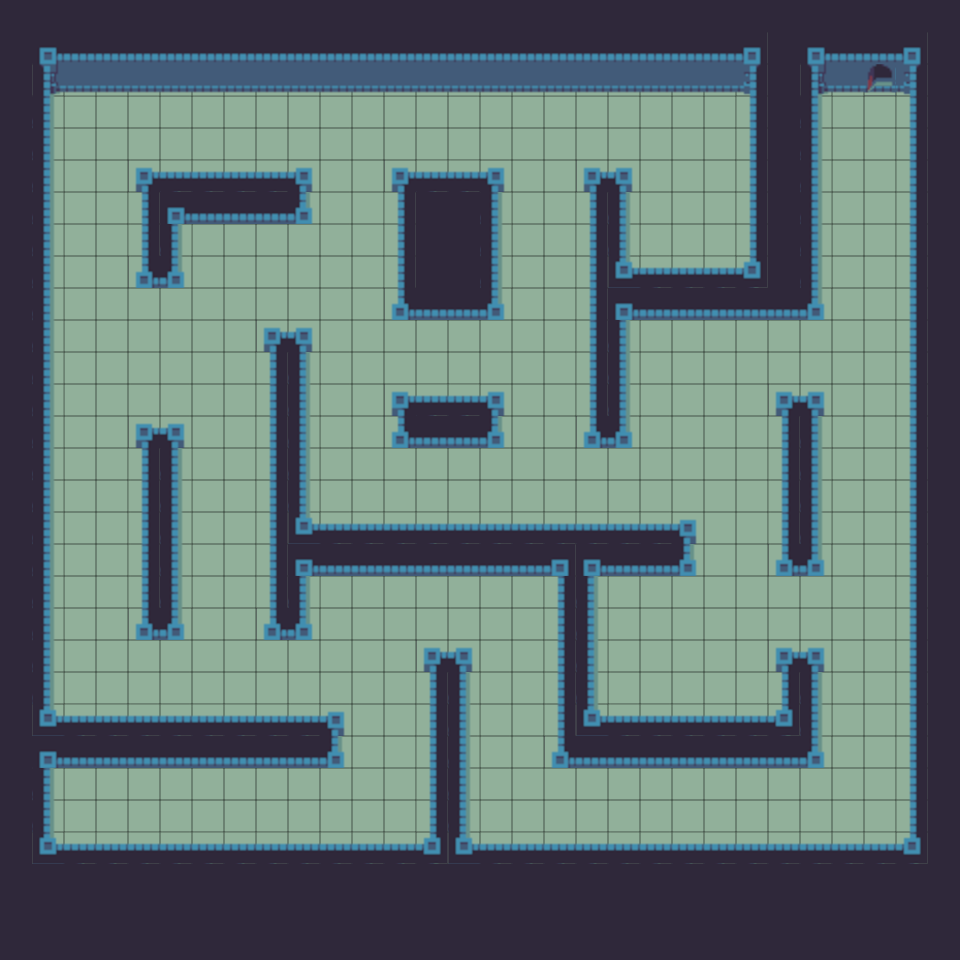

Below is a game level as drawn by its tile map, then a one-line description and the .tmx that defines it (tile-layer data replaced by summaries):
An orthogonal 30x30 tile map with 32x32 px tiles, 3 tile layers (Background, Foreground, Objects), 1 hidden layer not drawn, 2 tilesets.

<map version="1.5" tiledversion="1.7.2" orientation="orthogonal" renderorder="right-down" width="30" height="30" tilewidth="32" tileheight="32" infinite="0" nextlayerid="5" nextobjectid="1">
 <tileset firstgid="1" source="32x32_tileset.tsx" />
 <tileset firstgid="241" source="tile_set.tsx" />
 <layer id="1" name="Background" width="30" height="30">
  <data>[900 cells, 900 non-empty, 1 distinct tile ids]</data>
 </layer>
 <layer id="2" name="Foreground" width="30" height="30">
  <data>[900 cells, 521 non-empty, 16 distinct tile ids]</data>
 </layer>
 <layer id="3" name="Collidable" width="30" height="30" visible="0">
  <data>[900 cells, 321 non-empty, 1 distinct tile ids]</data>
 </layer>
 <layer id="4" name="Objects" width="30" height="30">
  <data>[900 cells, 1 non-empty, 1 distinct tile ids]</data>
 </layer>
</map>
